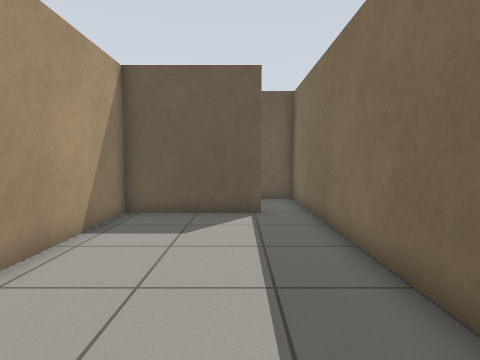
View 1 (above)

17 first-person views from a walk through a world built for the Gazebo simulator. The camera is 0.92 m above the floor, tilts 4° down and sees 80° across. The floor is counted in squares, 0.5 m on a side. Each view is taken from the middle of a square. On the plan, view 1 faces up. The plan holds only what a view shows up to about 16 squares ahead; the rest is blank.

View 2
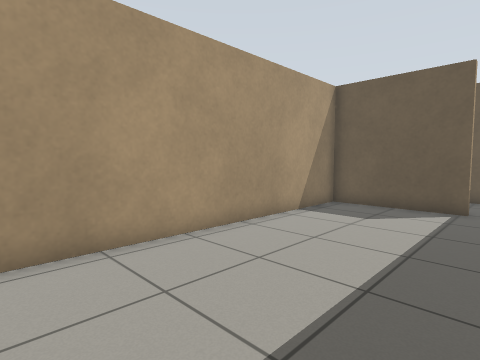

View 3
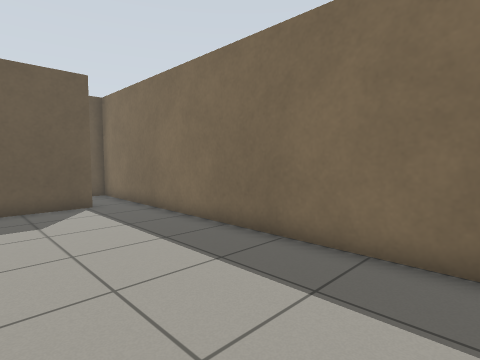

View 4
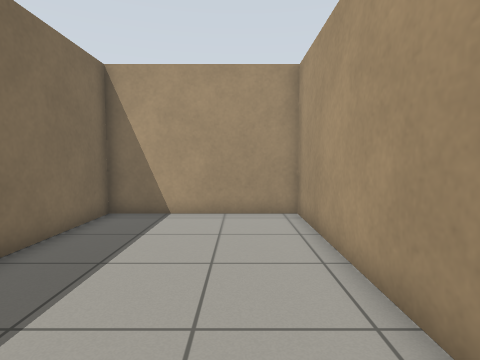

View 5
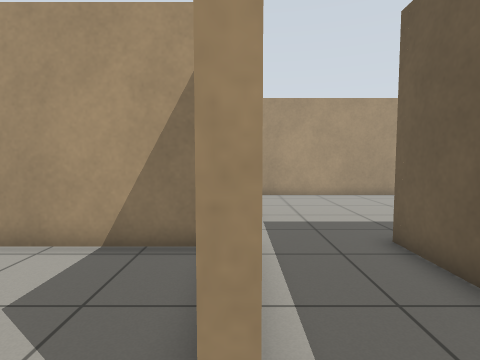

View 6
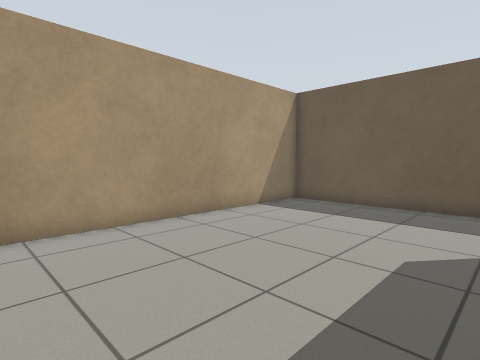

View 7
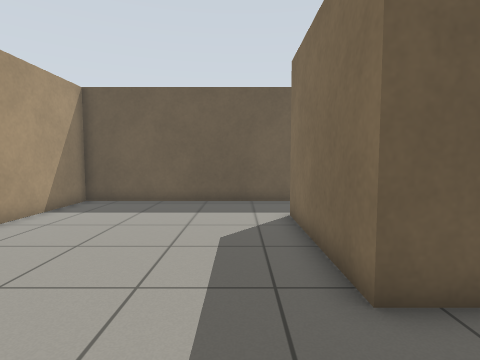

View 8
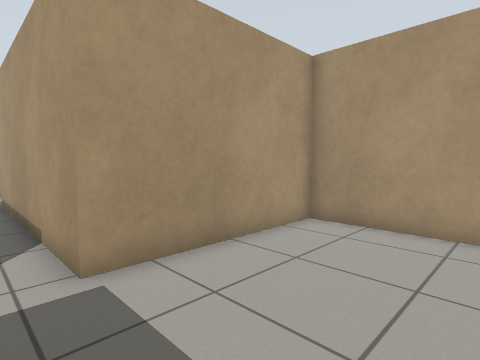

View 9
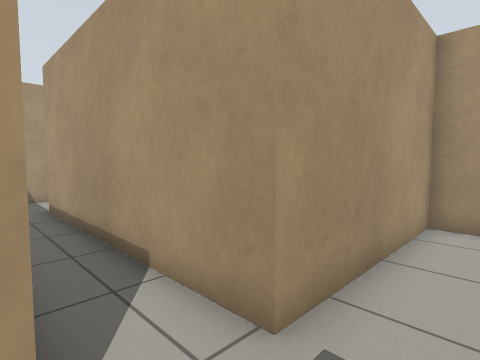

View 10
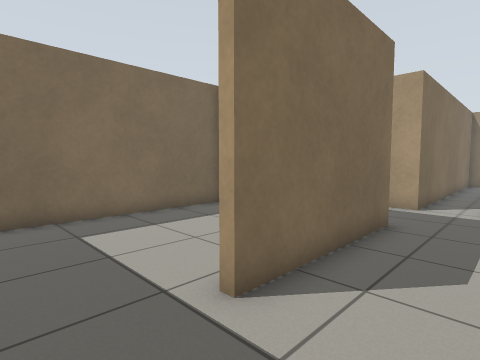

View 11
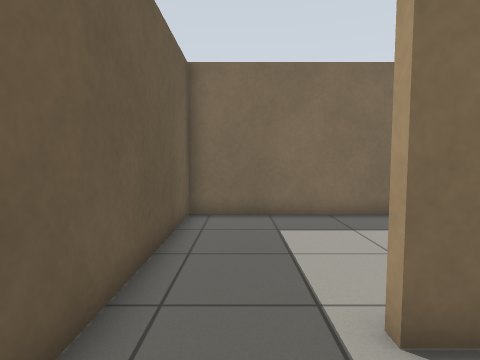

View 12
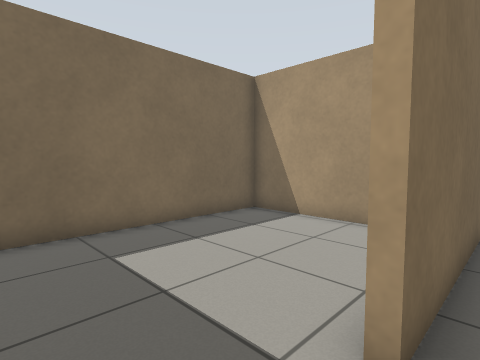

View 13
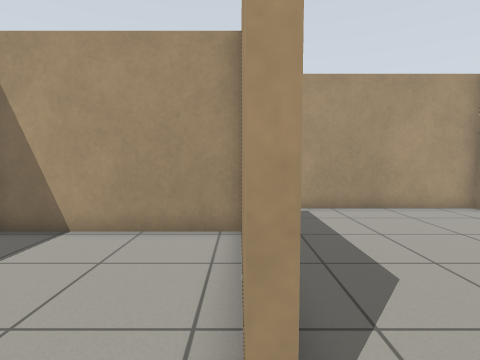

View 14
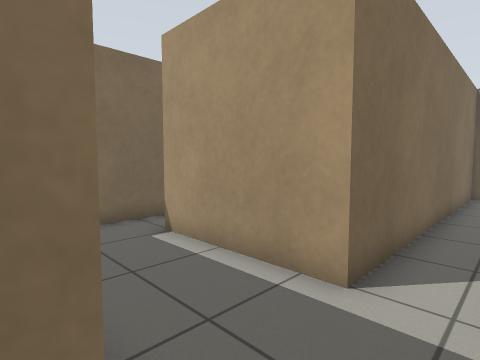

View 15
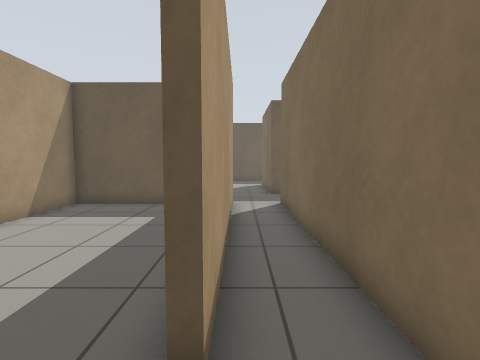

View 16
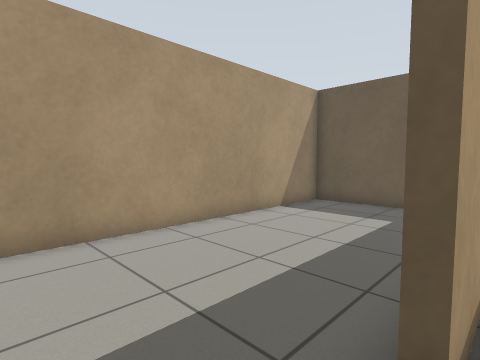

View 17
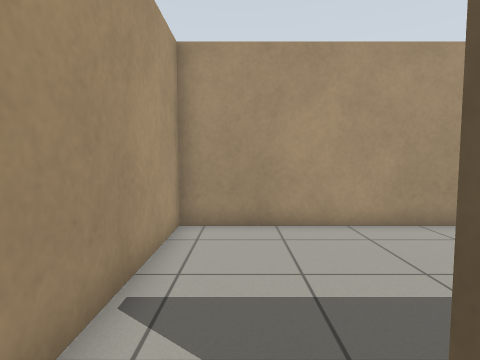

### Floor plan
Points are (right, up) in squares from view 1. A wall is a line through its corners. A room is listed if a view was taken in it or the views show most of it. See-through windows are left out.
Room 1 (views 1, 2, 3, 4)
walls: (0.8, 9.8) (-4, 9.8) (-4, -2.7) (2.5, -2.7) (2.5, 9.4)
ways out: opening at (1.5, 10) to room 2
Room 2 (views 5, 6, 7, 8, 9, 10, 11, 12, 13, 14, 15, 16, 17)
walls: (-2, 13.4) (-4.3, 13.4) (-4.3, 19.5); (-3.5, 22.7) (-12.9, 22.7) (-12.9, 10.2) (-6.3, 10.2) (-6.3, 0.1); (2.5, 9.4) (2.5, 13.4) (0.4, 13.4); (-4.3, -2.8) (-4.3, 10.2) (0.8, 10.2)
ways out: opening at (1.5, 10) to room 1; opening at (-7, -1) to room 3; opening at (-4, 21) to room 4
Room 3 (no view inside)
walls: (-9.1, 9.8) (-12.9, 9.8) (-12.9, -2.7) (-6.1, -2.7)
ways out: opening at (-7, -1) to room 2
Room 4 (no view inside)
walls: (-4, 19.5) (-4, 16.2); (-4.1, 13.7) (2.5, 13.7) (2.5, 22.7) (-3.5, 22.7)
ways out: opening at (-4, 21) to room 2

Where each view was taken, in squares from view 1:
view 1: 0 up, 0 right, facing up
view 2: 2 down, 2 right, facing up-left
view 3: 2 down, 3 left, facing up-right
view 4: 7 up, 2 left, facing down
view 5: 10 up, 2 right, facing left
view 6: 11 up, 5 left, facing up-left
view 7: 10 up, 6 left, facing up
view 8: 15 up, 5 left, facing down-left
view 9: 12 up, 4 left, facing down-left
view 10: 22 up, 7 left, facing down-right
view 11: 21 up, 7 left, facing right
view 12: 22 up, 5 left, facing down-right
view 13: 21 up, 4 left, facing down
view 14: 14 up, 6 left, facing down-right
view 15: 2 down, 6 left, facing up
view 16: 2 down, 6 left, facing up-left
view 17: 1 down, 5 left, facing left
